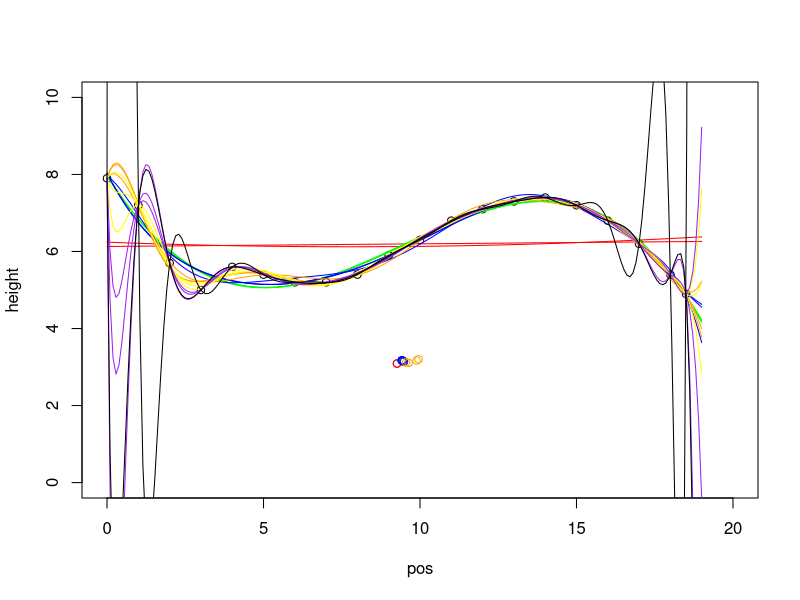

This chart was generated by the following R code:
'
This program was written for a project in Mr. Bilodeau AP Calc class
Given an object and transposed into coordinates (pos, height)
Find the center of mass via regression
and regress the center of mass
'

pos <- c(0, 1, 2, 3, 4, 5, 6, 7, 8, 9, 10, 11, 12, 13, 14, 15, 16, 17, 18, 18.5)
height <- c(7.9, 7.2, 5.7, 5, 5.6, 5.4, 5.2, 5.2, 5.4, 5.9, 6.3, 6.8, 7.1, 7.3, 7.4, 7.2, 6.8, 6.2, 5.4, 4.9)

projection <- function(reg, x){ # Functional representation of regression estimates
	return(predict(reg,newdata=data.frame(pos=x)))
}

integ <- function(fun, lower, upper, parts){ #Riemann sum of a given function
	sum <- 0
	dx <- abs((upper - lower) / parts)

	for(i in 0:parts){
		sum <- sum + fun(lower + i*dx) * dx
	}

	return(sum)
}


center_of_mass <- function(f, g, lower, upper){ #Center of mass
	area <- integ(f, lower, upper, 200) - integ(g, lower, upper, 200)

	I_x <- function(x){ # Calculates integral for the center_m's x_coordinate
		return (x*(f(x) - g(x)))
	}

	I_y <- function(x){ #Calculates integral for the center_m's y_coordinate
		return (0.5 * (f(x) * f(x) - g(x)*g(x)))
	}

	
	c_x <- 1/area * integ(I_x, lower, upper, 300)
	c_y <- 1/area * integ(I_y, lower, upper, 300)

	return ((c(c_x, c_y)))
}

xplot = seq(0, 19, length = 200 )

colors <- c("red", "green", "blue", "orange", "yellow", "purple", "black")

plot(pos, height, xlim = c(0, 20), ylim = c(0, 10))
cm_x <- NULL
cm_y <- NULL
for(deg in 1:19){
	curve <- lm(height ~ poly(pos, deg))
	lines(xplot, predict(curve, newdata = data.frame(pos = xplot)), col = colors[(deg / 3) + 1])
	proj <- function(x){
		return (predict(curve, newdata = data.frame(pos = x)))
	}
	bound <- function(x){
		return (0)
	}
	cm <- center_of_mass(proj, bound, 0, 18.5)
	points(x=c(cm[1]), y= c(cm[2]), col = colors[(deg / 5) + 1])
	cm_x <- c(cm_x, cm[1])
	cm_y <- c(cm_y, cm[2])
	#print("Regression for degree")
	#print(deg)
	#print(cm)
}

mu_x = mean(cm_x)
mu_y = mean(cm_y)


print(mu_x)
print(mu_y)